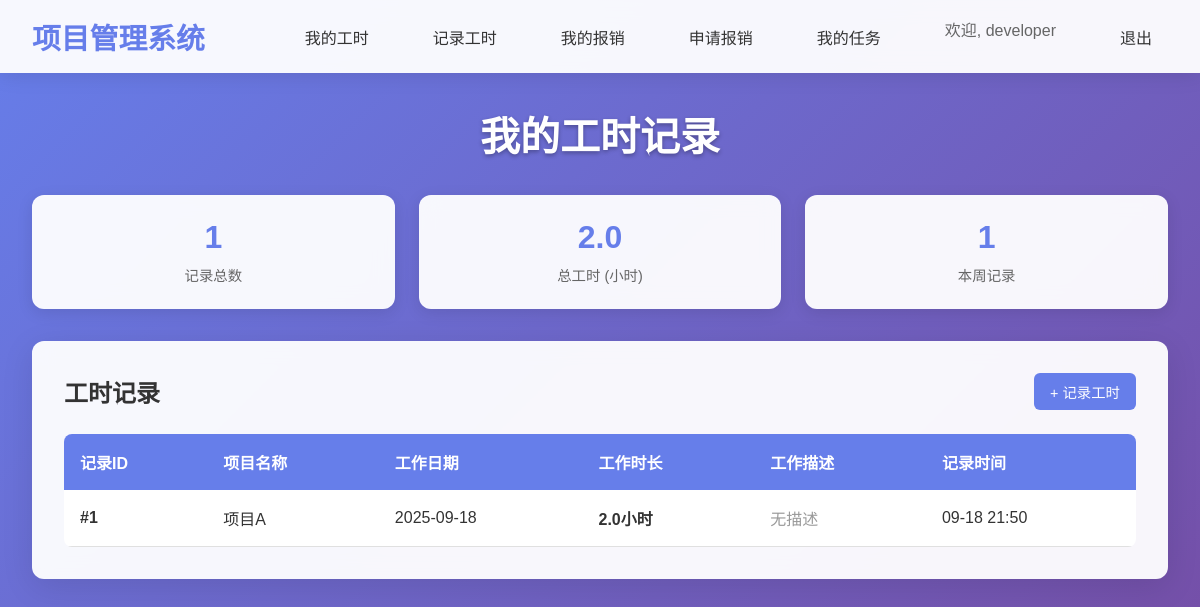
The app's page /worklogs (signed in) with its own data.
### models.py (models this page shows, shortened)
class User(UserMixin, db.Model):
    __tablename__ = "users"
    id = db.Column(db.Integer, primary_key=True, autoincrement=True)
    username = db.Column(db.String(80), unique=True, nullable=False)
    password_hash = db.Column(db.String(120), nullable=False)
    role = db.Column(db.String(20), nullable=False)  # 'admin', 'developer'
    created_at = db.Column(db.DateTime, default=datetime.utcnow)
    def is_admin(self):
        return self.role == 'admin'
    def is_developer(self):
        return self.role == 'developer'

class WorkLog(db.Model):
    __tablename__ = "work_logs"
    id = db.Column(db.Integer, primary_key=True, autoincrement=True)
    user_id = db.Column(db.Integer, db.ForeignKey('users.id'), nullable=False)
    project_id = db.Column(db.Integer, db.ForeignKey('projects.id'), nullable=False)
    date = db.Column(db.Date, nullable=False)
    hours = db.Column(db.Float, nullable=False)
    description = db.Column(db.Text)
    created_at = db.Column(db.DateTime, default=datetime.utcnow)
    user = db.relationship('User', backref=db.backref('work_logs', lazy=True))
    project = db.relationship('Project', backref=db.backref('work_logs', lazy=True))

class Project(db.Model):
    __tablename__ = "projects"
    id = db.Column(db.Integer, primary_key=True, autoincrement=True)
    name = db.Column(db.String(200), nullable=False)
    manager = db.Column(db.String(100), nullable=False)
    start_date = db.Column(db.Date, nullable=True)
    planned_end_date = db.Column(db.Date, nullable=True)
    contract_signing_date = db.Column(db.Date, nullable=True)  # 合同签订日期
    estimated_hours = db.Column(db.Float, nullable=True)  # 预计开发工时
    contract_amount = db.Column(db.Numeric(14, 2), nullable=True)
    status = db.Column(db.String(20), nullable=False, default='启动中')  # 项目状态
    payment_method = db.Column(db.String(50), nullable=True)  # 付款方式
    acceptance_date = db.Column(db.Date, nullable=True)  # 验收日期
    settlement_date = db.Column(db.Date, nullable=True)  # 结算日期
    invoice_issued = db.Column(db.Boolean, default=False)  # 发票是否开具
    invoice_date = db.Column(db.Date, nullable=True)  # 发票日期
    contract_amount_with_tax = db.Column(db.Numeric(14, 2), nullable=True)  # 合同金额含税
    contract_amount_without_tax = db.Column(db.Numeric(14, 2), nullable=True)  # 合同金额不含税
    payment_received = db.Column(db.Numeric(14, 2), nullable=True)  # 回款金额
    remaining_amount = db.Column(db.Numeric(14, 2), nullable=True)  # 剩余金额
    project_type = db.Column(db.String(50), nullable=True)  # 项目类型
    customer_name = db.Column(db.String(200), nullable=True)  # 客户名称
    created_at = db.Column(db.DateTime, default=datetime.utcnow)
    STATUS_CHOICES = [
        ('启动中', '启动中'),
        ('进行中', '进行中'),
        ('暂停', '暂停'),
        ('验收中', '验收中'),
        ('验收待回款', '验收待回款'),
        ('结算', '结算'),
        ('关闭', '关闭')
    ]
    PAYMENT_METHOD_CHOICES = [
        ('验收后全款', '验收后全款'),
        ('分阶段', '分阶段'),
        ('预付初版', '预付初版'),
        ('预付终版', '预付终版'),
        ('待填写', '待填写')
    ]
    PROJECT_TYPE_CHOICES = [
        ('物流仿真', '物流仿真'),
        ('机器人仿真', '机器人仿真'),
        ('工艺规划', '工艺规划'),
        ('物流规划', '物流规划'),
        ('动画', '动画'),
        ('激光扫描', '激光扫描'),
        ('数字孪生', '数字孪生')
    ]

### app.py (the view)
@app.route("/worklogs")
@login_required
def worklog_list():
    if current_user.is_admin():
        worklogs = WorkLog.query.all()
    elif current_user.is_developer():
        worklogs = WorkLog.query.filter_by(user_id=current_user.id).all()
    else:
        flash("权限不足")
        return redirect(url_for("index"))
    return render_template("worklog_list.html", worklogs=worklogs)

### app.py (called while the page is built)
@login_manager.user_loader
def load_user(user_id):
    return User.query.get(int(user_id))

### templates/worklog_list.html (shortened to what this page needs)
{% extends "base.html" %}
{% block content %}
<h1 class="page-title">
    {% if current_user.is_admin() %}
        工时记录管理
    {% else %}
        我的工时记录
    {% endif %}
</h1>
<div class="stats-grid">
    <div class="stat-card">
        <div class="stat-number">{{ worklogs|length }}</div>
        <div class="stat-label">记录总数</div>
    </div>
    <div class="stat-card">
        <div class="stat-number">
            {% set total_hours = worklogs|sum(attribute='hours') or 0 %}
            {{ "%.1f"|format(total_hours) }}
        </div>
        <div class="stat-label">总工时 (小时)</div>
    </div>
    {% if current_user.is_developer() %}
    <div class="stat-card">
        <div class="stat-number">
            {% set this_week = worklogs|selectattr('date')|list|length %}
            {{ this_week }}
        </div>
        <div class="stat-label">本周记录</div>
    </div>
    {% endif %}
</div>
<div class="card">
    <div style="display: flex; justify-content: space-between; align-items: center; margin-bottom: 1.5rem;">
        <h2 style="margin: 0; color: #333;">工时记录</h2>
        {% if current_user.is_developer() %}
            <a href="{{ url_for('create_worklog') }}" class="btn btn-primary">+ 记录工时</a>
        {% endif %}
    </div>
    {% if worklogs %}
    <div class="table-container">
        <table class="project-table">
            <thead>
                <tr>
                    <th>记录ID</th>
                    <th>项目名称</th>
                    <th>工作日期</th>
                    <th>工作时长</th>
                    <th>工作描述</th>
                    <th>记录时间</th>
                </tr>
            </thead>
            <tbody>
                {% for log in worklogs %}
                <tr>
                    <td><strong>#{{ log.id }}</strong></td>
                    <td>{{ log.project.name }}</td>
                    <td>{{ log.date.strftime('%Y-%m-%d') }}</td>
                    <td><strong>{{ log.hours }}小时</strong></td>
                    <td>
                        {% if log.description %}
                            {{ log.description[:50] }}
                            {% if log.description|length > 50 %}...{% endif %}
                        {% else %}
                            <span style="color: #999;">无描述</span>
                        {% endif %}
                    </td>
                    <td>{{ log.created_at.strftime('%m-%d %H:%M') }}</td>
                </tr>
                {% endfor %}
            </tbody>
        </table>
    </div>
    {% endif %}
</div>
{% endblock %}

### templates/base.html (shortened to what this page needs)
<!DOCTYPE html>
<html lang="zh-CN">
<head>
    <link rel="stylesheet" href="{{ url_for('static', filename='style.css') }}">
    <link rel="stylesheet" href="https://cdnjs.cloudflare.com/ajax/libs/font-awesome/6.0.0/css/all.min.css">
</head>
<body>
    <div class="container">
        <header class="header">
            <div class="header-content">
                <a href="{{ url_for('index') }}" class="logo">项目管理系统</a>
                <nav class="nav">
                    {% if current_user.is_authenticated %}
                        {% if current_user.is_admin() %}
                            <a href="{{ url_for('index') }}">项目列表</a>
                            <a href="{{ url_for('create_project') }}">添加项目</a>
                            <a href="{{ url_for('create_user') }}">创建用户</a>
                            <a href="{{ url_for('worklog_list') }}">工时记录</a>
                            <a href="{{ url_for('expense_list') }}">报销管理</a>
                            <a href="{{ url_for('task_list') }}">任务管理</a>
                            <a href="{{ url_for('project_expense_records') }}">费用记录</a>
                        {% elif current_user.is_developer() %}
                            <a href="{{ url_for('worklog_list') }}">我的工时</a>
                            <a href="{{ url_for('create_worklog') }}">记录工时</a>
                            <a href="{{ url_for('expense_list') }}">我的报销</a>
                            <a href="{{ url_for('expense_create') }}">申请报销</a>
                            <a href="{{ url_for('task_list') }}">我的任务</a>
                        {% endif %}
                        <span style="color: #666; margin-left: 1rem;">欢迎, {{ current_user.username }}</span>
                        <a href="{{ url_for('logout') }}" style="margin-left: 1rem;">退出</a>
                    {% endif %}
                </nav>
            </div>
        </header>
        <main class="main-content">
            {% block content %}{% endblock %}
        </main>
    </div>
</body>
</html>

### static/style.css (style rules this page uses)
* { margin: 0; padding: 0; box-sizing: border-box; }
html, body { height: 100%; font-family: 'Microsoft YaHei', 'Arial', sans-serif; background: linear-gradient(135deg, #667eea 0%, #764ba2 100%); color: #333; }
.container { min-height: 100vh; display: flex; flex-direction: column; }
.header { background: rgba(255, 255, 255, 0.95); backdrop-filter: blur(10px); box-shadow: 0 2px 20px rgba(0, 0, 0, 0.1); padding: 1rem 2rem; position: sticky; top: 0; z-index: 100; }
.header-content { max-width: 1200px; margin: 0 auto; display: flex; justify-content: space-between; align-items: center; }
.logo { font-size: 1.8rem; font-weight: bold; color: #667eea; text-decoration: none; }
.nav { display: flex; gap: 2rem; }
.nav a { text-decoration: none; color: #333; padding: 0.5rem 1rem; border-radius: 6px; transition: all 0.3s ease; font-weight: 500; }
.main-content { flex: 1; padding: 2rem; max-width: 1200px; margin: 0 auto; width: 100%; }
.page-title { color: white; font-size: 2.5rem; margin-bottom: 2rem; text-align: center; text-shadow: 0 2px 4px rgba(0, 0, 0, 0.3); }
.card { background: rgba(255, 255, 255, 0.95); border-radius: 12px; padding: 2rem; box-shadow: 0 8px 32px rgba(0, 0, 0, 0.1); backdrop-filter: blur(10px); margin-bottom: 2rem; }
.table-container { overflow-x: auto; border-radius: 8px; overflow: hidden; }
.project-table { width: 100%; border-collapse: collapse; background: white; }
.project-table th { background: #667eea; color: white; padding: 1rem; text-align: left; font-weight: 600; }
.project-table td { padding: 1rem; border-bottom: 1px solid #e0e0e0; }
.btn { display: inline-block; padding: 0.5rem 1rem; background: #667eea; color: white; text-decoration: none; border-radius: 6px; border: none; cursor: pointer; transition: all 0.3s ease; font-size: 0.9rem; font-weight: 500; }
.btn-primary { background: #667eea; }
.stats-grid { display: grid; grid-template-columns: repeat(auto-fit, minmax(250px, 1fr)); gap: 1.5rem; margin-bottom: 2rem; }
.stat-card { background: rgba(255, 255, 255, 0.95); border-radius: 12px; padding: 1.5rem; text-align: center; box-shadow: 0 4px 16px rgba(0, 0, 0, 0.1); backdrop-filter: blur(10px); }
.stat-number { font-size: 2rem; font-weight: bold; color: #667eea; margin-bottom: 0.5rem; }
.stat-label { color: #666; font-size: 0.9rem; }

### records on screen
User: username "developer"
WorkLog: id "1", project.name "项目A", date "2025-09-18", hours "2.0", description "无描述", created_at "09-18 21:50"

### other values on screen
{{ worklogs|length }} "1"
{{ "%.1f"|format(total_hours) }} "2.0"
{{ this_week }} "1"
